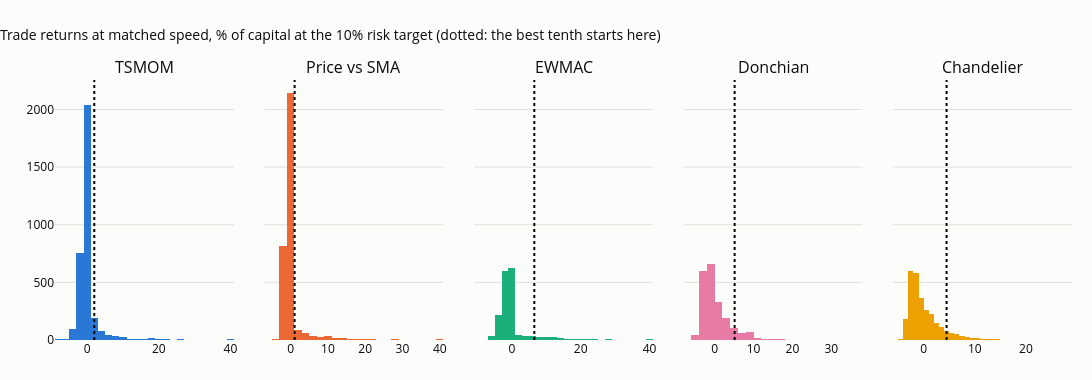

Notebook cell for this chart:
### Code cell
fig = make_subplots(rows=1, cols=5, subplot_titles=list(TR), shared_yaxes=True, horizontal_spacing=0.03)
for j, (f, x) in enumerate(TR.items()):
    rr = 100 * x.ret.clip(-0.15, 0.4)
    cut = 100 * x.ret.sort_values(ascending=False).iloc[len(x) // 10]
    fig.add_histogram(x=rr, nbinsx=40, marker_color=FAM_COL[f], showlegend=False, row=1, col=j + 1)
    fig.add_vline(x=cut, line=dict(color="black", dash="dot"), row=1, col=j + 1)
fig.update_layout(title="Trade returns at matched speed, % of capital at the 10% risk target (dotted: the best tenth starts here)",
                  height=380, width=1150, margin=dict(t=80))
save_figure(fig, "07_05_trade_returns", FIG)
fig

### Figure 1 — Plotly figure (JSON) as saved in the notebook; plotly's stock layout.template omitted (floating-point values rounded to 4 significant figures; data arrays with more than 128 entries replaced by an {"elided": "..."} marker saying what was removed)
{"data": [{"marker": {"color": "#2a78d6"}, "nbinsx": 40, "showlegend": false, "type": "histogram", "x": {"elided": "3368 float values"}, "xaxis": "x", "yaxis": "y"}, {"marker": {"color": "#eb6834"}, "nbinsx": 40, "showlegend": false, "type": "histogram", "x": {"elided": "3299 float values"}, "xaxis": "x2", "yaxis": "y2"}, {"marker": {"color": "#1baf7a"}, "nbinsx": 40, "showlegend": false, "type": "histogram", "x": {"elided": "1756 float values"}, "xaxis": "x3", "yaxis": "y3"}, {"marker": {"color": "#e87ba4"}, "nbinsx": 40, "showlegend": false, "type": "histogram", "x": {"elided": "2101 float values"}, "xaxis": "x4", "yaxis": "y4"}, {"marker": {"color": "#eda100"}, "nbinsx": 40, "showlegend": false, "type": "histogram", "x": {"elided": "2797 float values"}, "xaxis": "x5", "yaxis": "y5"}], "layout": {"annotations": [{"font": {"size": 16}, "showarrow": false, "text": "TSMOM", "x": 0.088, "xanchor": "center", "xref": "paper", "y": 1.0, "yanchor": "bottom", "yref": "paper"}, {"font": {"size": 16}, "showarrow": false, "text": "Price vs SMA", "x": 0.294, "xanchor": "center", "xref": "paper", "y": 1.0, "yanchor": "bottom", "yref": "paper"}, {"font": {"size": 16}, "showarrow": false, "text": "EWMAC", "x": 0.5, "xanchor": "center", "xref": "paper", "y": 1.0, "yanchor": "bottom", "yref": "paper"}, {"font": {"size": 16}, "showarrow": false, "text": "Donchian", "x": 0.706, "xanchor": "center", "xref": "paper", "y": 1.0, "yanchor": "bottom", "yref": "paper"}, {"font": {"size": 16}, "showarrow": false, "text": "Chandelier", "x": 0.912, "xanchor": "center", "xref": "paper", "y": 1.0, "yanchor": "bottom", "yref": "paper"}], "height": 380, "margin": {"t": 80}, "shapes": [{"line": {"color": "black", "dash": "dot"}, "type": "line", "x0": 1.973, "x1": 1.973, "xref": "x", "y0": 0, "y1": 1, "yref": "y domain"}, {"line": {"color": "black", "dash": "dot"}, "type": "line", "x0": 1.078, "x1": 1.078, "xref": "x2", "y0": 0, "y1": 1, "yref": "y2 domain"}, {"line": {"color": "black", "dash": "dot"}, "type": "line", "x0": 6.517, "x1": 6.517, "xref": "x3", "y0": 0, "y1": 1, "yref": "y3 domain"}, {"line": {"color": "black", "dash": "dot"}, "type": "line", "x0": 5.139, "x1": 5.139, "xref": "x4", "y0": 0, "y1": 1, "yref": "y4 domain"}, {"line": {"color": "black", "dash": "dot"}, "type": "line", "x0": 4.475, "x1": 4.475, "xref": "x5", "y0": 0, "y1": 1, "yref": "y5 domain"}], "title": {"text": "Trade returns at matched speed, % of capital at the 10% risk target (dotted: the best tenth starts here)"}, "width": 1150, "xaxis": {"anchor": "y", "domain": [0.0, 0.176]}, "xaxis2": {"anchor": "y2", "domain": [0.206, 0.382]}, "xaxis3": {"anchor": "y3", "domain": [0.412, 0.588]}, "xaxis4": {"anchor": "y4", "domain": [0.618, 0.794]}, "xaxis5": {"anchor": "y5", "domain": [0.824, 1.0]}, "yaxis": {"anchor": "x", "domain": [0.0, 1.0]}, "yaxis2": {"anchor": "x2", "domain": [0.0, 1.0], "matches": "y", "showticklabels": false}, "yaxis3": {"anchor": "x3", "domain": [0.0, 1.0], "matches": "y", "showticklabels": false}, "yaxis4": {"anchor": "x4", "domain": [0.0, 1.0], "matches": "y", "showticklabels": false}, "yaxis5": {"anchor": "x5", "domain": [0.0, 1.0], "matches": "y", "showticklabels": false}}}
